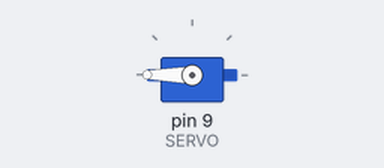
Simulated run of this sketch. Board: Arduino Uno, built with avr-gcc and run on an emulated ATmega328P. Parts: servo.

Above: at 0.1 s.
At 3.1 s:
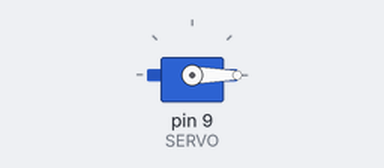
At 6.1 s:
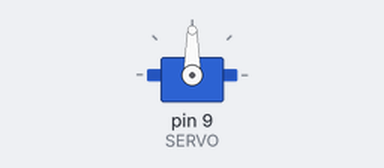
Timing chart, 0 to 7.6 s (numbered marks = the images above):
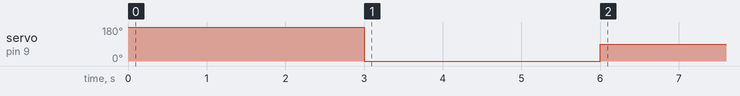

The sketch:

servo_base.ino
```cpp
/*
  Manejo de servo mediante librería standard con pulso PWM
*/

#include <Servo.h>

const byte LDR = 14; //A0
const byte SERVO = 9; // Verificar que sea un pin con soporte PWM (etiquetado con tilde)

// Declaramos el objeto que nos permite manejar el servo
Servo servo01;

void setup() {
  Serial.begin(38400);
  pinMode(LDR, INPUT);
  // Mediante el método attach(), le indicamos en qué pin se encuentra conectado
  servo01.attach(SERVO);

  // Mediante el método write(), podemos escribir directamente un valor en grados
  // entre 0 y 180, para mover el brazo del servo de un sector a otro. Recordar que
  // los servos utilizados habitualmente, están diseñados como actuadores, con una
  // amplitud de rotación de aprox. 180 grados.
  // Como probaremos más adelante, también disponemos del método writeMicroseconds()
  // para indicar el valor del pulso a enviar al servo directamente en microsegundos.
  // En ese caso el rango irá de 1000 a 2000, aunque en la práctica se deberá probar
  // ya que no todos los servos se comportarán exactamente igual.
  servo01.write(180);
  delay(3000);
  servo01.write(0);
  delay(3000);
  servo01.write(90);
  delay(3000);
}

void loop() {
}
```
